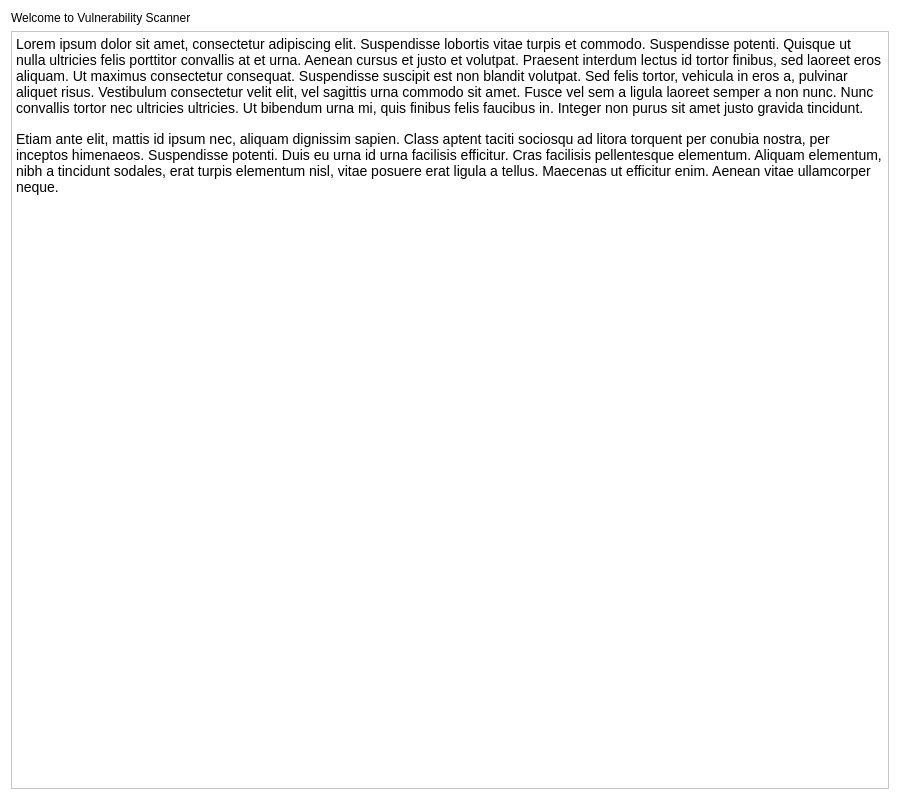
<?xml version="1.0" encoding="UTF-8"?>
<ui version="4.0">
 <class>Form</class>
 <widget class="QWidget" name="Form">
  <property name="geometry">
   <rect>
    <x>0</x>
    <y>0</y>
    <width>900</width>
    <height>800</height>
   </rect>
  </property>
  <property name="windowTitle">
   <string>Form</string>
  </property>
  <property name="styleSheet">
   <string notr="true">background-color: rgb(255, 255, 255);</string>
  </property>
  <layout class="QVBoxLayout" name="verticalLayout">
   <item>
    <layout class="QVBoxLayout" name="verticalLayout_2">
     <item alignment="Qt::AlignLeft|Qt::AlignTop">
      <widget class="QLabel" name="msgLabel">
       <property name="text">
        <string>Welcome to Vulnerability Scanner </string>
       </property>
       <property name="buddy">
        <cstring></cstring>
       </property>
      </widget>
     </item>
     <item>
      <widget class="QTextBrowser" name="textBrowser">
       <property name="html">
        <string>&lt;!DOCTYPE HTML PUBLIC &quot;-//W3C//DTD HTML 4.0//EN&quot; &quot;http://www.w3.org/TR/REC-html40/strict.dtd&quot;&gt;
&lt;html&gt;&lt;head&gt;&lt;meta name=&quot;qrichtext&quot; content=&quot;1&quot; /&gt;&lt;style type=&quot;text/css&quot;&gt;
p, li { white-space: pre-wrap; }
&lt;/style&gt;&lt;/head&gt;&lt;body style=&quot; font-family:'MS Shell Dlg 2'; font-size:12pt; font-weight:400; font-style:normal;&quot;&gt;
&lt;p style=&quot; margin-top:0px; margin-bottom:15px; margin-left:0px; margin-right:0px; -qt-block-indent:0; text-indent:0px; background-color:#ffffff;&quot;&gt;&lt;span style=&quot; font-family:'Open Sans,Arial,sans-serif'; font-size:14px; color:#000000; background-color:#ffffff;&quot;&gt;Lorem ipsum dolor sit amet, consectetur adipiscing elit. Suspendisse lobortis vitae turpis et commodo. Suspendisse potenti. Quisque ut nulla ultricies felis porttitor convallis at et urna. Aenean cursus et justo et volutpat. Praesent interdum lectus id tortor finibus, sed laoreet eros aliquam. Ut maximus consectetur consequat. Suspendisse suscipit est non blandit volutpat. Sed felis tortor, vehicula in eros a, pulvinar aliquet risus. Vestibulum consectetur velit elit, vel sagittis urna commodo sit amet. Fusce vel sem a ligula laoreet semper a non nunc. Nunc convallis tortor nec ultricies ultricies. Ut bibendum urna mi, quis finibus felis faucibus in. Integer non purus sit amet justo gravida tincidunt.&lt;/span&gt;&lt;/p&gt;
&lt;p style=&quot; margin-top:0px; margin-bottom:15px; margin-left:0px; margin-right:0px; -qt-block-indent:0; text-indent:0px; background-color:#ffffff;&quot;&gt;&lt;span style=&quot; font-family:'Open Sans,Arial,sans-serif'; font-size:14px; color:#000000; background-color:#ffffff;&quot;&gt;Etiam ante elit, mattis id ipsum nec, aliquam dignissim sapien. Class aptent taciti sociosqu ad litora torquent per conubia nostra, per inceptos himenaeos. Suspendisse potenti. Duis eu urna id urna facilisis efficitur. Cras facilisis pellentesque elementum. Aliquam elementum, nibh a tincidunt sodales, erat turpis elementum nisl, vitae posuere erat ligula a tellus. Maecenas ut efficitur enim. Aenean vitae ullamcorper neque.&lt;/span&gt;&lt;/p&gt;&lt;/body&gt;&lt;/html&gt;</string>
       </property>
      </widget>
     </item>
     <item>
      <layout class="QVBoxLayout" name="verticalLayout_3"/>
     </item>
    </layout>
   </item>
  </layout>
 </widget>
 <resources/>
 <connections/>
</ui>
